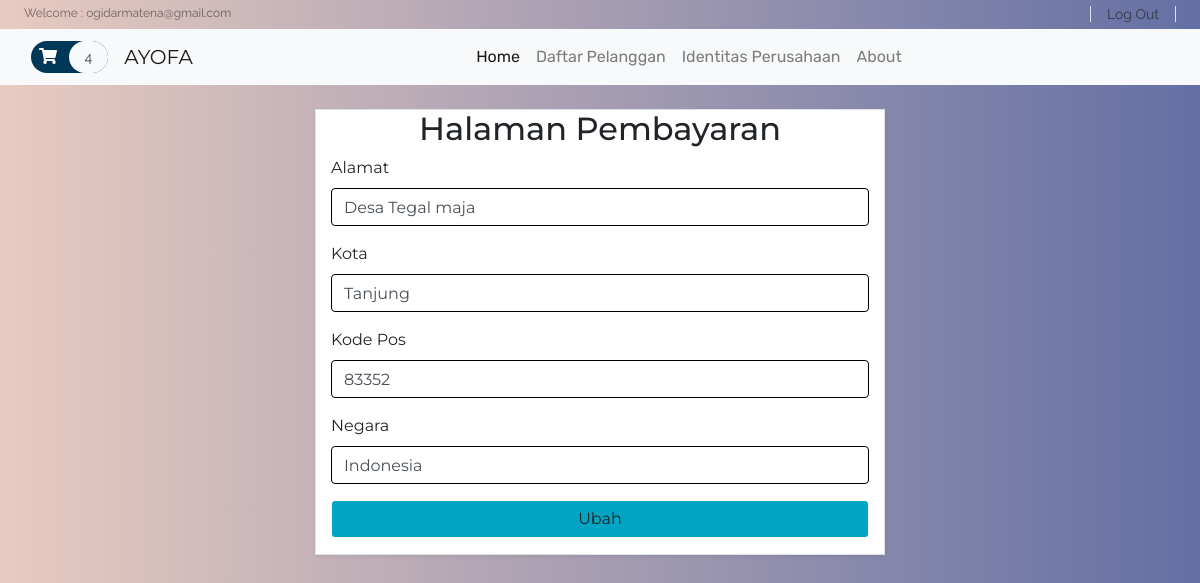
The page /ubah_alamat.php (signed in) on the database its author committed.
### tables this page shows
CREATE TABLE `tabel_pembayaran` (
  `id` int(11) NOT NULL,
  `nama_pelanggan` varchar(100) NOT NULL,
  `alamat` varchar(100) NOT NULL,
  `kota` varchar(100) NOT NULL,
  `kode_pos` varchar(100) NOT NULL,
  `negara` varchar(100) NOT NULL
);

### database/Product.php (called while the page is built, shortened)
<?php
class Product
{
    public $db = null;
    public function __construct(DBController $db)
    {
        $this->db = $db;
    }
     public function getCart($table = 'cart'){
        include 'config/db.php';
         $username = $_SESSION['login'];
        $id = mysqli_query($connection, "SELECT id FROM tbl_user WHERE email='$username'");
         while($row = mysqli_fetch_array($id))
        $real_id = $row['id'];
        $result = $this->db->con->query("SELECT * FROM {$table} WHERE user_id = $real_id");
        $resultArray = array();
        while ($item = mysqli_fetch_array($result, MYSQLI_ASSOC)){
            $resultArray[] = $item;
        }
        return $resultArray;
    }
}

### database/DBController.php (called while the page is built, shortened)
<?php
class DBController
{
    protected $host = 'localhost';
    protected $user = 'root';
    protected $password = '';
    protected $database = "db_ogibox";
    public function __construct()
    {
        $this->con = mysqli_connect($this->host, $this->user, $this->password, $this->database);
    }
}

### ubah_alamat.php (the view, shortened to what this page needs)
<!DOCTYPE html>
<html lang="en">
<head>
    <link href="https://cdn.jsdelivr.net/npm/bootstrap@5.1.3/dist/css/bootstrap.min.css" rel="stylesheet">
    <link rel="stylesheet" href="https://stackpath.bootstrapcdn.com/bootstrap/4.4.1/css/bootstrap.min.css">
    <link rel="stylesheet" href="https://cdnjs.cloudflare.com/ajax/libs/OwlCarousel2/2.3.4/assets/owl.carousel.min.css" />
    <link rel="stylesheet" href="https://cdnjs.cloudflare.com/ajax/libs/OwlCarousel2/2.3.4/assets/owl.theme.default.min.css" />
    <link rel="stylesheet" href="https://cdnjs.cloudflare.com/ajax/libs/font-awesome/5.13.0/css/all.min.css" />
    <link rel="stylesheet" href="style.css">
     <?php
    require ('functions.php');
    ?>
</head>
<body>
  <?php
  include('config/db.php');
  $get_user = $_SESSION["login"];
  $username = mysqli_query($connection, "SELECT * FROM tbl_user WHERE email='$get_user' ");
  $user = mysqli_fetch_array($username);
  $nama = $user["username"];
  $Pembayaran = mysqli_query($connection, "SELECT * FROM tabel_pembayaran WHERE nama_pelanggan = '$nama'");
  $bayar = mysqli_fetch_array($Pembayaran);
  ?>
 <header id="header" class="">
    <div class="strip d-flex justify-content-between px-4 py-1 bg-light latar">
        <?php if(!isset($_SESSION['login'])) { ?>
        <p class="font-rale font-size-12 text-black-50 m-0">login sebagai tamu</p>
        <div class="font-rale font-size-14">
            <a href="login.php?from=header" class="px-3 border-right border-left text-dark">Login</a>
        </div>
          <?php }else{ ?>
        <p class="font-rale font-size-12 text-black-50 m-0"><?= "Welcome : " . $_SESSION['login'] . "" ?></p>
        <div class="font-rale font-size-14">
            <a href="login.php?logout=logout" class="px-3 border-right border-left text-dark">Log Out</a>
        </div>
    <?php } ?>
    </div>
     <nav class="navbar navbar-expand-lg navbar-light bg-light">
  <div class="container-fluid">
        <?php if(isset($_SESSION['login'])) { ?>
                    <form action="" class=" navbar-brand font-size-14 font-rale">
                        <a href="cart.php" class="py-2 rounded-pill color-primary-bg">
                            <span class="font-size-16 px-2 text-white"><i class="fas fa-shopping-cart"></i></span>
                            <span class="px-3 py-2 rounded-pill text-dark bg-light"><?php echo count($product->getCart('cart')); ?></span>
                        </a>
                    </form>
            <?php } ?>
    <a class="navbar-brand" href="index.php">AYOFA</a>
    <div class="collapse navbar-collapse" id="navbarSupportedContent">
       <ul class="navbar-nav  mb-2 mb-lg-0 m-auto font-rubik">
        <li class="nav-item active">
                    <a class="nav-link" href="index.php">Home</a>
                </li>
                <li class="nav-item">
                    <a class="nav-link" href="daftar_pelanggan.php">Daftar Pelanggan </a>
                </li>
                <li class="nav-item">
                    <a class="nav-link" href="identitas_perusahaan.php">Identitas Perusahaan</a>
                </li>
                <li class="nav-item">
                    <a class="nav-link" href="about.php">About</a>
                </li>
      </ul>
    </div>
  </div>
</nav>
</header>
        <div class="container">
            <div class="row justify-content-center">
            	<div class="col-md-6 border mt-4 shadow-sm white">
                    <h2 class="heading-section text-center">Halaman Pembayaran</h2>
            		<form action="#" class="signin-form" method="post">
                               <div class="form-group mb-3">
                            <label class="label" for="alamat">Alamat</label>
                            <input value="<?= $bayar['alamat'] ?>" style="border: 1px solid black;" type="alamat" id="alamat" name="alamat" class="form-control" placeholder="alamat" required>
                        </div>
                        <div class="form-group mb-3">
                            <label class="label" for="kota">Kota</label>
                            <input value="<?= $bayar['kota'] ?>" style="border: 1px solid black;" type="kota" id="kota" name="kota" class="form-control" placeholder="Kota" required>
                        </div>
                    <div class="form-group mb-3">
                        <label class="label" for="kodepos">Kode Pos</label>
                      <input value="<?= $bayar['kode_pos'] ?>" style="border: 1px solid black;" type="kodepos" id="kodepos" name="kodepos" class="form-control" placeholder="Kode Pos" required>
                    </div>
                    <div class="form-group mb-3">
                        <label class="label" for="negara">Negara</label>
                      <input value="<?= $bayar['negara'] ?>" style="border: 1px solid black;" type="negara" id="negara" name="negara" class="form-control" placeholder="Negara" required>
                    </div>
                    <div class="form-group">
                        <button name="ubah" type="submit" class="form-control btn rounded submit px-3" style="background-color: #00A5C4">Ubah</button>
                    </div>
                  </form>
            	</div>
            </div>
        </div>
</body>
</html>

### style.css (style rules this page uses)
button, button:focus { outline: none !important; box-shadow: none !important; }
.font-rale { font-family: "Raleway", cursive; }
.font-rubik { font-family: "Rubik", cursive; }
.font-size-12 { font-size: 12px; }
.font-size-14 { font-size: 14px; }
.font-size-16 { font-size: 16px; }
.color-primary-bg { background: #003859; }

### ubah_alamat.php (style rules this page uses)
body { font-family: 'Montserrat', sans-serif; }
body { background: #e8cbc0; background: -webkit-linear-gradient(to right, #e8cbc0, #636fa4); background: linear-gradient(to right, #e8cbc0, #636fa4); min-height: 100vh; }
.latar { background: #e8cbc0; background: -webkit-linear-gradient(to right, #e8cbc0, #636fa4); background: linear-gradient(to right, #e8cbc0, #636fa4); }
.white { background-color: white; }

### rows shown on the page
tabel_pembayaran: alamat "Desa Tegal maja", kota "Tanjung", kodepos "83352", negara "Indonesia"

### other values the page prints
$_SESSION['login'] "ogidarmatena@gmail.com"
count($product->getCart('cart')) "4"
